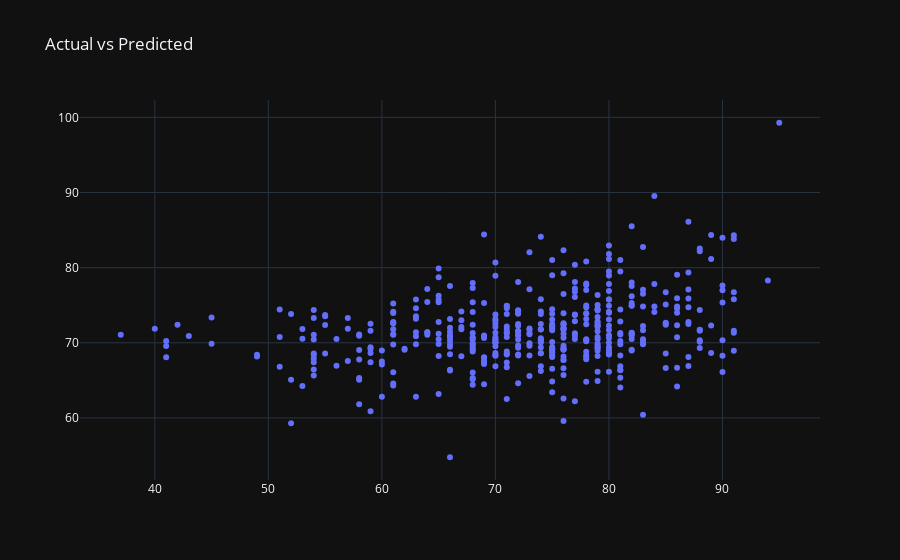

The notebook cell saved with this chart:
### Code cell
# Plot Actual vs Predicted with the plotly library.
data = plotly.Scatter(x=y_test, y=y_pred,
                      mode='markers', textposition='bottom left', text=text,
                      hoverinfo='text')
fig = plotly.Figure(data=[data],
                    layout=plotly.Layout(title="Actual vs Predicted",
                                         hovermode='closest'))
fig.show()
